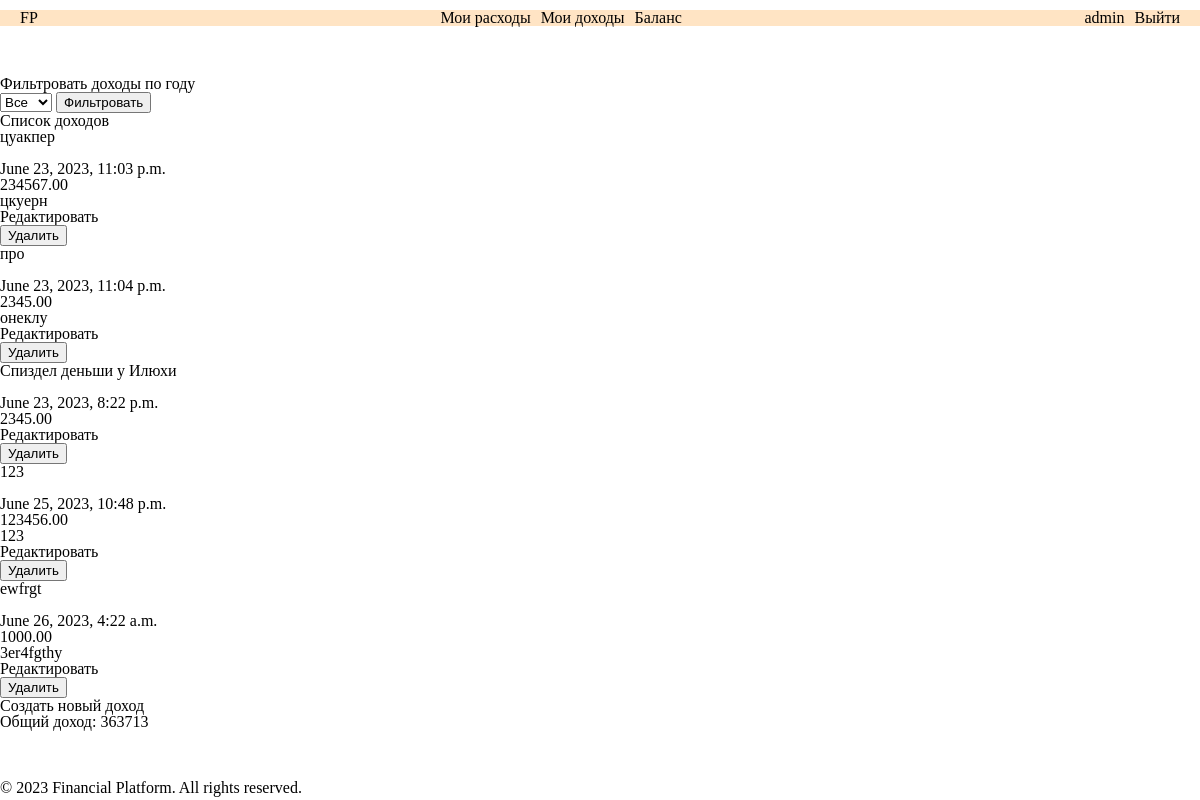
Screenshot of /incomes/ (signed in) with the database file from the repository.
### incomes/models.py (models this page shows, shortened)
class Income(models.Model):
    income_id = models.AutoField(primary_key=True)
    user = models.ForeignKey(User, on_delete=models.CASCADE)
    income_name = models.CharField(max_length=255, blank=True)
    categories = models.ManyToManyField(IncomeCategory)
    date = models.DateTimeField(default=timezone.now)
    amount = models.DecimalField(max_digits=10, decimal_places=2)
    description = models.TextField(blank=True)

### incomes/views.py (the view)
# urls.py: path('', income_list, name='income_list'),
@login_required
def income_list(request):
    selected_year = request.GET.get('year')
    year = datetime.date.today().year
    month = 6
    user = request.user
    if selected_year:
        incomes = Income.objects.filter(date__year=selected_year, user=user)
        total_income_sum = calculate_total_income(selected_year, month, user)
    else:
        incomes = Income.objects.filter(user=user)
        total_income_sum = calculate_total_income(year, month, user)
    income_years = Income.objects.filter(user=user).values('date__year').distinct().order_by('-date__year')
    context = {
        'incomes': incomes,
        'total_income_sum': total_income_sum,
        'selected_year': selected_year,
        'income_years': income_years,
    }
    return render(request, 'incomes/income_list.html', context)

### incomes/views.py (called while the page is built)
def calculate_total_income(year, month, user):
    incomes = Income.objects.filter(date__year=year, date__month=month, user=user)
    total_income = incomes.aggregate(Sum('amount'))['amount__sum'] or Decimal('0')
    return total_income

### incomes/templates/incomes/income_list.html (shortened to what this page needs)
{% extends 'base.html' %}
{% load static %}
{% block content %}
<h2>Фильтровать доходы по году</h2>
<form method="GET">
  <select name="year">
    <option value="">Все</option>
  </select>
  <button type="submit">Фильтровать</button>
</form>
<h2>Список доходов</h2>
{% for income in incomes %}
  {% if income.user == request.user %}
    <p>{{ income.income_name }} <br>{{ income.category.name }} <br> {{ income.date }} <br> {{ income.amount }} <br> {{ income.description }}</p>
    <a href="{% url 'income_edit' income.income_id %}">Редактировать</a>
    <form method="POST" action="{% url 'income_delete' income.income_id %}">
      <button type="submit">Удалить</button>
    </form>
  {% endif %}
  {% empty %}
    <p>Нет доступных доходов.</p>
  {% endfor %}
<a href="{% url 'income_create' %}">Создать новый доход</a>
<p>Общий доход: {{ total_income_sum }}</p>
{% endblock %}

### templates/base.html (shortened to what this page needs)
{% load static %}
<!DOCTYPE html>
<html>
<head>
    <link rel="stylesheet" href="{% static 'reset.css' %}">
    <link rel="stylesheet" href="{% static 'base.css' %}">
    <link rel="stylesheet" href="{% static 'balance/css/balance.css' %}">
    <link rel="stylesheet" href="{% static 'expenses/css/expenses.css' %}">
    <link rel="stylesheet" href="{% static 'authentication/css/login.css' %}">
    <link rel="stylesheet" href="{% static 'authentication/css/register.css' %}">
</head>
<body>
    <header class="header header__flex">
        <a class="header__logo" href="{% url 'index' %}">FP</a>
        <nav class="header__nav">
            <ul class="header__ul">
                <li><a class="header__link" href="{% url 'expense_list' %}">Мои расходы</a></li>
                <li><a class="header__link" href="{% url 'income_list' %}">Мои доходы</a></li>
                <li><a class="header__link" href="{% url 'balance' %}">Баланс</a></li>
            </ul>
        </nav>
        <menu>
            {% if user.is_authenticated %}
                <ul class="header__ul">
                    <li>{{ user.username }}</li>
                    <li><a class="header__reg-link" href="{% url 'logout' %}">Выйти</a></li>
                </ul>
            {% else %}
                <ul class="header__ul">
                    <li><a class="header__reg-link" class="header__link" href="{% url 'register' %}">Зарегистрироваться</a></li>
                    <li><a class="header__reg-link" class="header__link" href="{% url 'login' %}">Войти</a></li>
                </ul>
            {% endif %}
        </menu>
    </header>
    <main>
        {% block content %}
        {% endblock %}
    </main>
    <footer class="footer">
        <p>&copy; 2023 Financial Platform. All rights reserved.</p>
    </footer>
</body>
</html>

### authentication/static/base.css (style rules this page uses)
a { color: #000; text-decoration: none; }
.header { padding: 0 20px; margin-top: 10px; margin-bottom: 50px; background-color: bisque; }
.header__flex { display: flex; justify-content: space-between; align-items: center; }
.header__ul { display: flex; justify-content: space-between; align-items: center; gap: 10px; }
.header__link { transition: .3s ease-in-out; }
nav { display: flex; justify-content: center; align-items: center; gap: 20px; }
.footer { margin-top: 50px; }

### rows the page displays
Income: income_name "цуакпер", date "June 23, 2023, 11:03 p.m.", amount "234567.00", description "цкуерн"
Income: income_name "про", date "June 23, 2023, 11:04 p.m.", amount "2345.00", description "онеклу"
Income: income_name "Спиздел деньши у Илюхи", date "June 23, 2023, 8:22 p.m.", amount "2345.00"
Income: income_name "123", date "June 25, 2023, 10:48 p.m.", amount "123456.00", description "123"
Income: income_name "ewfrgt", date "June 26, 2023, 4:22 a.m.", amount "1000.00", description "3er4fgthy"

### other values shown
{{ user.username }} "admin"
{{ total_income_sum }} "363713"
